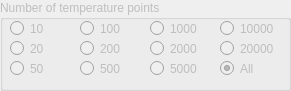
       <widget class="QGroupBox" name="gb_tmp_pts">
        <property name="enabled">
         <bool>false</bool>
        </property>
        <property name="geometry">
         <rect>
          <x>740</x>
          <y>540</y>
          <width>291</width>
          <height>91</height>
         </rect>
        </property>
        <property name="title">
         <string>Number of temperature points</string>
        </property>
        <widget class="QRadioButton" name="btn_tmp_pts_1">
         <property name="geometry">
          <rect>
           <x>10</x>
           <y>20</y>
           <width>61</width>
           <height>17</height>
          </rect>
         </property>
         <property name="text">
          <string>10</string>
         </property>
        </widget>
        <widget class="QRadioButton" name="btn_tmp_pts_2">
         <property name="geometry">
          <rect>
           <x>10</x>
           <y>40</y>
           <width>61</width>
           <height>17</height>
          </rect>
         </property>
         <property name="text">
          <string>20</string>
         </property>
        </widget>
        <widget class="QRadioButton" name="btn_tmp_pts_3">
         <property name="geometry">
          <rect>
           <x>10</x>
           <y>60</y>
           <width>61</width>
           <height>17</height>
          </rect>
         </property>
         <property name="text">
          <string>50</string>
         </property>
        </widget>
        <widget class="QRadioButton" name="btn_tmp_pts_4">
         <property name="geometry">
          <rect>
           <x>80</x>
           <y>20</y>
           <width>61</width>
           <height>17</height>
          </rect>
         </property>
         <property name="text">
          <string>100</string>
         </property>
        </widget>
        <widget class="QRadioButton" name="btn_tmp_pts_5">
         <property name="geometry">
          <rect>
           <x>80</x>
           <y>40</y>
           <width>61</width>
           <height>17</height>
          </rect>
         </property>
         <property name="text">
          <string>200</string>
         </property>
        </widget>
        <widget class="QRadioButton" name="btn_tmp_pts_6">
         <property name="geometry">
          <rect>
           <x>80</x>
           <y>60</y>
           <width>61</width>
           <height>17</height>
          </rect>
         </property>
         <property name="text">
          <string>500</string>
         </property>
        </widget>
        <widget class="QRadioButton" name="btn_tmp_pts_7">
         <property name="geometry">
          <rect>
           <x>150</x>
           <y>20</y>
           <width>61</width>
           <height>17</height>
          </rect>
         </property>
         <property name="text">
          <string>1000</string>
         </property>
        </widget>
        <widget class="QRadioButton" name="btn_tmp_pts_8">
         <property name="geometry">
          <rect>
           <x>150</x>
           <y>40</y>
           <width>61</width>
           <height>17</height>
          </rect>
         </property>
         <property name="text">
          <string>2000</string>
         </property>
        </widget>
        <widget class="QRadioButton" name="btn_tmp_pts_9">
         <property name="geometry">
          <rect>
           <x>150</x>
           <y>60</y>
           <width>61</width>
           <height>17</height>
          </rect>
         </property>
         <property name="text">
          <string>5000</string>
         </property>
        </widget>
        <widget class="QRadioButton" name="btn_tmp_pts_10">
         <property name="geometry">
          <rect>
           <x>220</x>
           <y>20</y>
           <width>61</width>
           <height>17</height>
          </rect>
         </property>
         <property name="text">
          <string>10000</string>
         </property>
        </widget>
        <widget class="QRadioButton" name="btn_tmp_pts_11">
         <property name="geometry">
          <rect>
           <x>220</x>
           <y>40</y>
           <width>61</width>
           <height>17</height>
          </rect>
         </property>
         <property name="text">
          <string>20000</string>
         </property>
        </widget>
        <widget class="QRadioButton" name="btn_tmp_pts_12">
         <property name="geometry">
          <rect>
           <x>220</x>
           <y>60</y>
           <width>61</width>
           <height>17</height>
          </rect>
         </property>
         <property name="text">
          <string>All</string>
         </property>
         <property name="checked">
          <bool>true</bool>
         </property>
        </widget>
       </widget>
